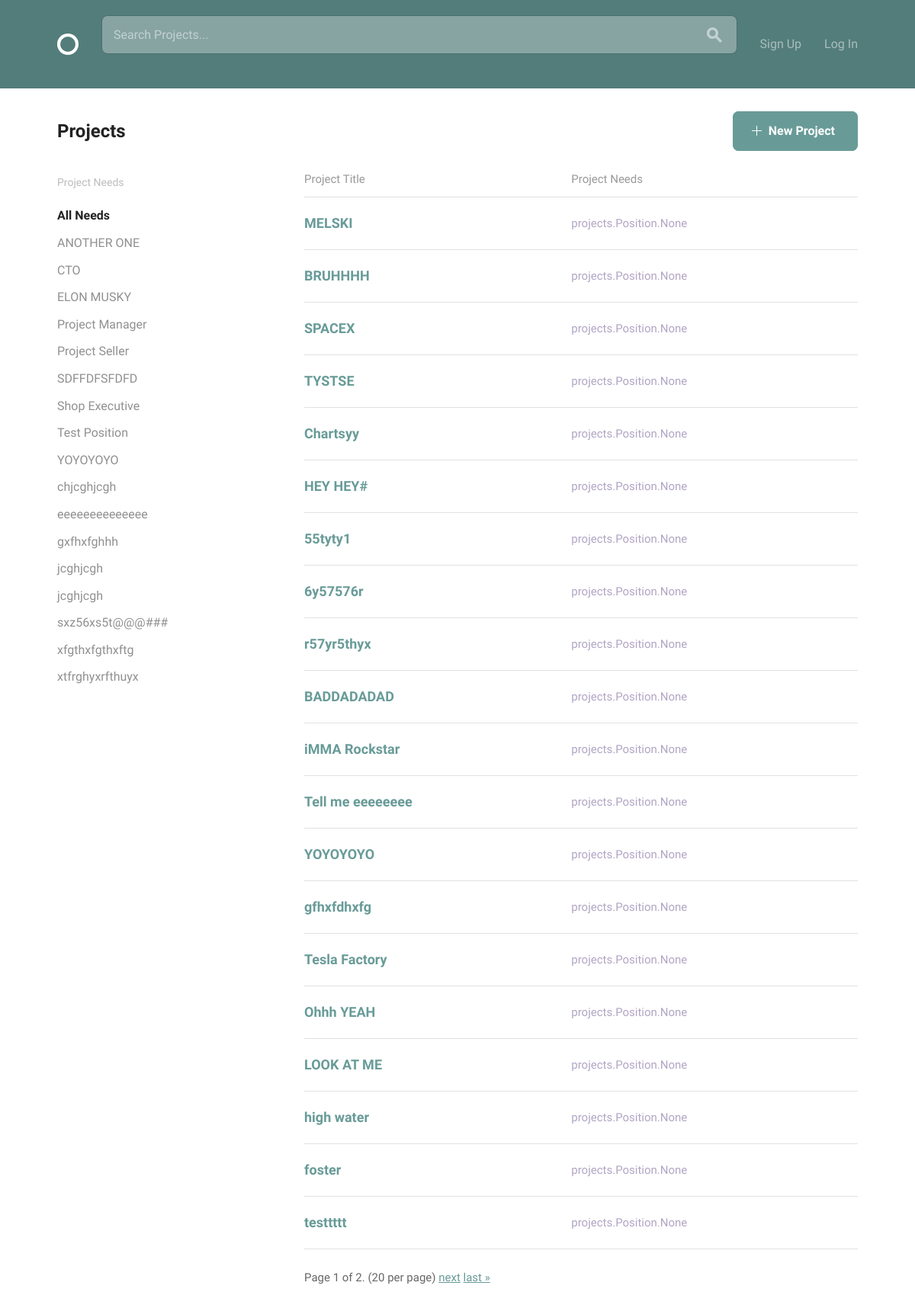
The app's page /projects/, older data.
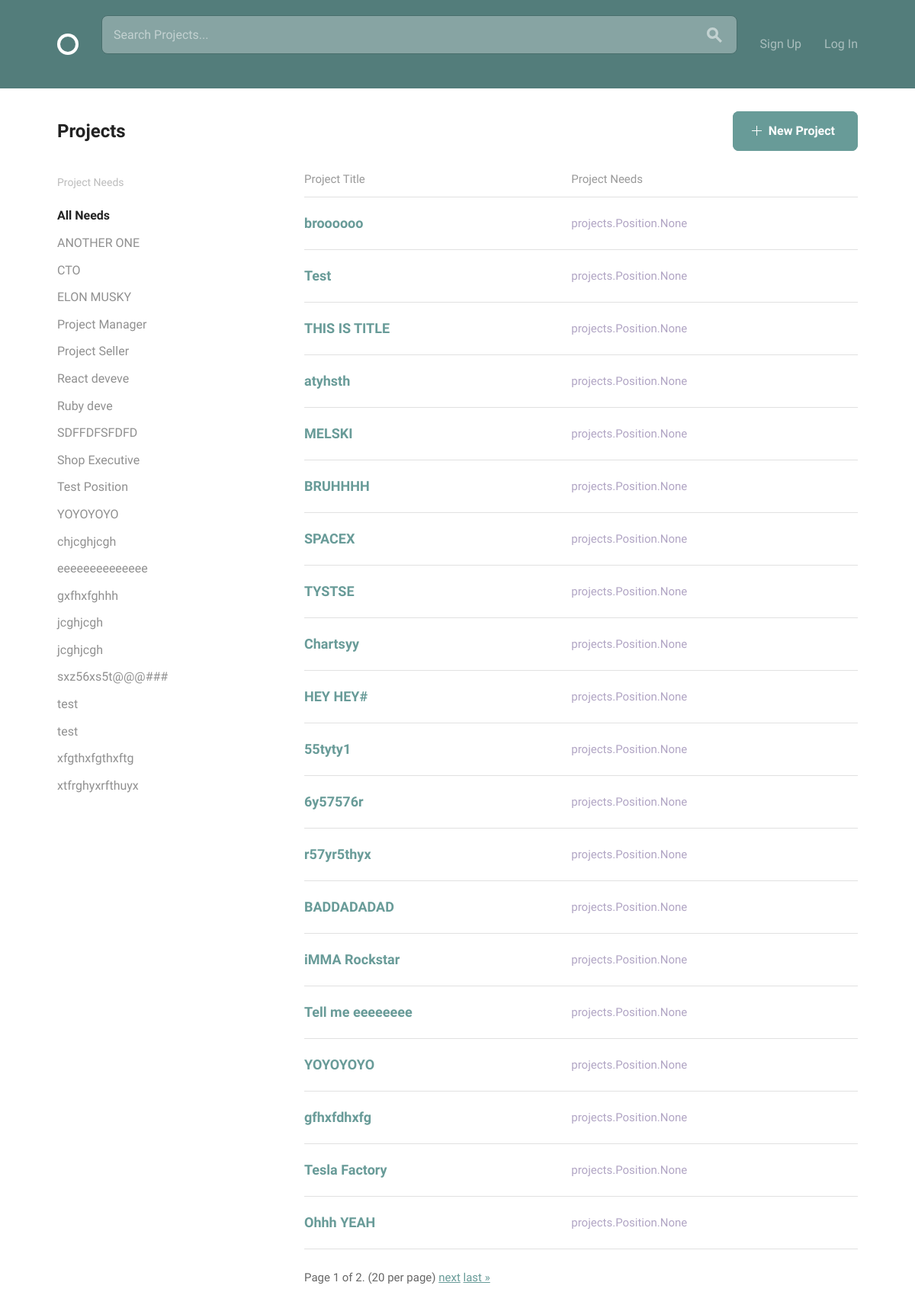
The same page, newer data.
### projects/models.py (models this page shows, shortened)
class Position(models.Model):
    STATUS_CHOICES = [
        ('A', 'Accepted'),
        ('R', 'Rejected'),
        ('P', 'Pending'),
        ('O', 'Open'),
    ]
    project_master = models.ForeignKey(Project, on_delete=models.CASCADE, related_name="position_set", null=True)
    position_title = models.CharField(max_length=15)
    position_description = models.CharField(max_length=150)
    skills = models.ManyToManyField('accounts.Skill')
    application_status = models.CharField(max_length=1, choices=STATUS_CHOICES, default='O')
    class Meta:
        ordering = ['position_title']

class Project(models.Model):
    owner = models.ForeignKey(settings.AUTH_USER_MODEL, on_delete=models.CASCADE, null=True)
    title = models.CharField(max_length=30)
    slug = models.SlugField(null=True)
    description = models.CharField(max_length=150)
    timeline = models.CharField(max_length=30)
    requirements = models.CharField(max_length=150)
    date_created = models.DateTimeField(default=timezone.now)
    points = models.DecimalField(max_digits=999999999, decimal_places=2, default=0, blank=True, null=True)
    positions = models.ManyToManyField('Position', related_name="projects")
    count = models.IntegerField(null=True, default=0)
    class Meta:
        ordering = ['-date_created']

### projects/views.py (the view)
# urls.py: path('', views.ProjectList.as_view(), name='projects'),
class ProjectList(ListView):
    model = Project
    template_name = "project_list.html"
    context_object_name = "projects"
    paginate_by = 20
    def get_context_data(self, **kwargs):
        context = super().get_context_data(**kwargs)
        context['now'] = timezone.now()
        context['positions_list'] = Position.objects.all()
        return context

### projects/templates/project_list.html (shortened to what this page needs)
{% extends 'layout.html' %}
{% block body_content %}
  <body>
    <div class="bounds circle--page">
      <div class="circle--page--header circle--fluid">
        <div class="circle--fluid--cell circle--fluid--primary">
          <h2>Projects</h2>
        </div>
        <div class="circle--fluid--cell circle--fluid--secondary">
          <a class="button button-primary icon-on-left"  href="{% url 'projects:project_create' %}">
            <svg version="1.1" xmlns="http://www.w3.org/2000/svg" xmlns:xlink="http://www.w3.org/1999/xlink" x="0px" y="0px" viewBox="0 0 13 13" style="enable-background:new 0 0 13 13;" xml:space="preserve" class="add">
              <polygon points="7,6 7,0 6,0 6,6 0,6 0,7 6,7 6,13 7,13 7,7 13,7 13,6 "/>
            </svg>
            New Project
          </a>
        </div>
      </div>
      <div class="grid-25">
        <div class="circle--filter circle--secondary--module">
          <h4>Project Needs</h4>
          <ul class="circle--filter--list">
            <li><a class="selected">All Needs</a></li>
            {% for position in positions_list %}
            <li><a>{{ position.position_title }}</a></li>
            {% endfor %}
          </ul>
        </div>
      </div>
      <div class="grid-70 grid-push-5">
        <table class="u-full-width circle--table">
          <thead>
            <tr>
              <th>Project Title</th>
              <th class="circle--cell--right">Project Needs</th>
            </tr>
          </thead>
          {% for project in projects %}
          <tbody>
            <tr class="clickable-row" data-href="{% url 'projects:project_details' slug=project.slug %}">
              <td>
                <h3>{{project.title}}</h3>
              </td>
              <td class="circle--cell--right">
                <span class="secondary-label">{{ project.positions }}</span>
              </td>
            </tr>
          </tbody>
          {% endfor %}
        </table>
          <div class="pagination">
              <span class="step-links">
                  <span class="current">
                      Page {{ page_obj.number }} of {{ page_obj.paginator.num_pages }}. (20 per page)
                  </span>
                  {% if page_obj.has_next %}
                      <a href="?page={{ page_obj.next_page_number }}">next</a>
                      <a href="?page={{ page_obj.paginator.num_pages }}">last &raquo;</a>
                  {% endif %}
              </span>
          </div>
      </div>
    </div>
  </body>
{% endblock %}

Row changes from the older to the newer data that the page shows:
no longer on this page (row unchanged): Project: title "LOOK AT ME", positions "projects.Position.None"
no longer on this page (row unchanged): Project: title "high water", positions "projects.Position.None"
no longer on this page (row unchanged): Project: title "foster", positions "projects.Position.None"
no longer on this page (row unchanged): Project: title "testtttt", positions "projects.Position.None"
added Position: position_title "React deveve"
added Position: position_title "Ruby deve"
added Position: position_title "test"
added Position: position_title "test"
added Project: title "broooooo", positions "projects.Position.None"
added Project: title "Test", positions "projects.Position.None"
added Project: title "THIS IS TITLE", positions "projects.Position.None"
added Project: title "atyhsth", positions "projects.Position.None"
